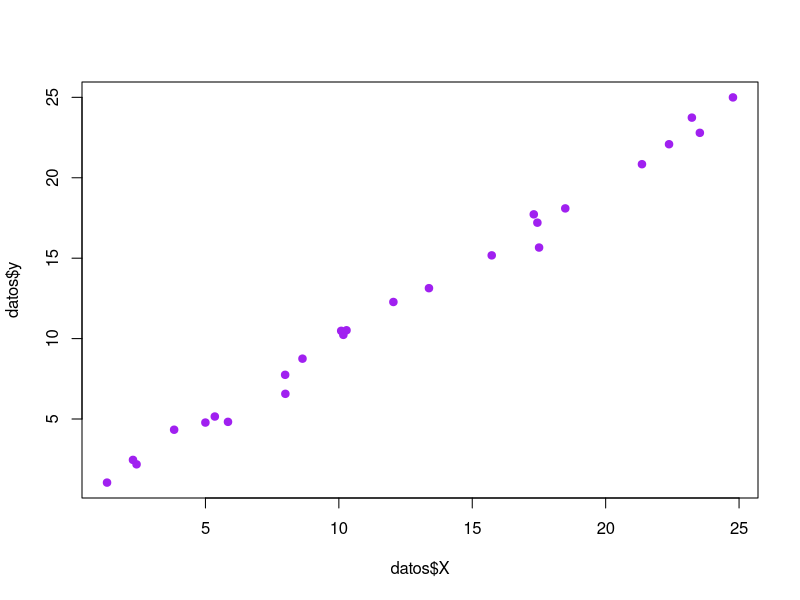
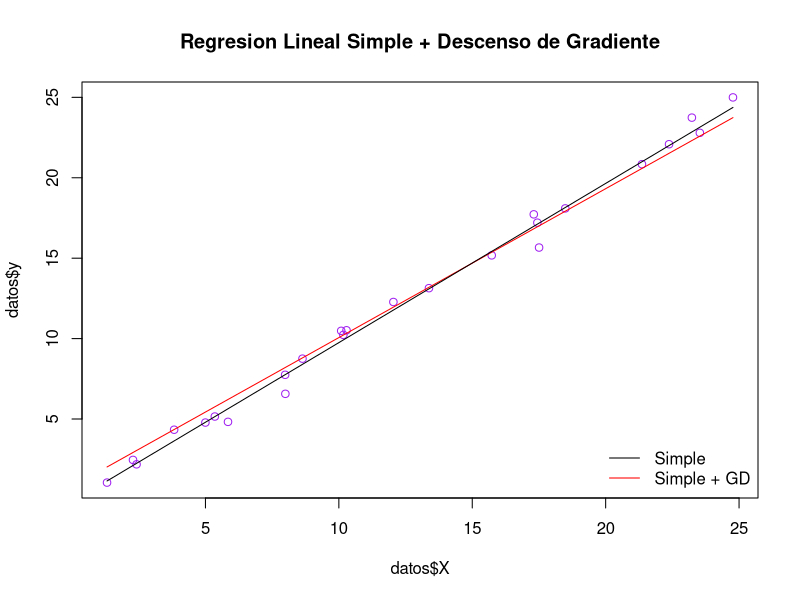

Generate these figures, in order, with R:
## ---- chunk 1
datos <- read.csv('datasets/LR_1.csv')
datos$X
## ---- chunk 2
plot(datos$X, datos$y, pch = 19, col = "purple")
## ---- chunk 3
modeloLineal <- function(x, b_0, b_1){
  return (b_0 + (b_1 * x))
}
## ---- chunk 4
costo <- function(b_0, b_1, x){
  yi <- modeloLineal(datos$X, b_0, b_1)
  y <- datos$y
  m <- nrow(datos)
  costo_actual <- (1/m) * sum((yi - y) * x)
  return (costo_actual)
}
## ---- chunk 5
alpha = 0.001
epochs = 1000
b0 <- 1
b1 <- 1

for (e in 1:epochs) {
  
  c <- costo(b0,b1,1)
  
  c1 <- sum(costo(b0,b1,datos$X)) 
  
  if (c > 0){  
    t_0 <- b0 - alpha * c
  }
  
  if (c1 > 0){
    t_1 <- b1 - alpha * c1
  }
    
  b0 <- t_0
  b1 <- t_1
  
  if (c < 0 && c1 < 0)
  {
    # Convergencia
    break;
  }
  
  # print(paste0('costo:', c, ' c1:',c1, ' b0:' , b0, ' b1:', b1))
}

print(paste0('b0:' , b0, ' b1:', b1, ' epoch:', e))

## ---- chunk 6

plot(datos$X, datos$y, pch = 21, col = "purple")
title(main = "Regresion Lineal Simple + Descenso de Gradiente")
lines(datos$X, modeloLineal(datos$X, b0, b1), type="l", lty=1, col = "red")
lines(datos$X, modeloLineal(datos$X, -0.15, 0.99), type="l", lty=1, col = "black")
legend('bottomright', c('Simple', 'Simple + GD') , 
   lty=1, col=c('black', 'red'), bty='n')

## ---- chunk 7

yp <- modeloLineal(datos$X, b0, b1)
yi <- datos$y

error <- sqrt( sum((yi-yp)^2) / length(yi))

print(error)

